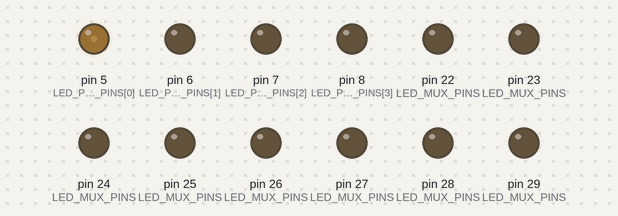
Bench run of a sketch on a simulated Arduino Mega 2560, built with avr-gcc and run on an emulated ATmega2560. On the bench: output pins drawn as LEDs (lit = HIGH).

Above: at 0.05 s.
At 5.95 s:
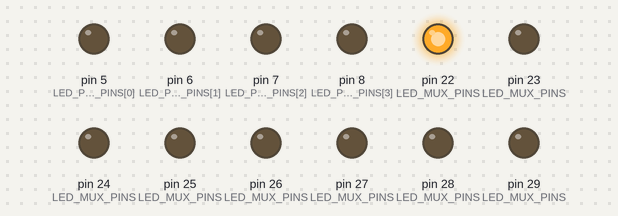
Timing chart, 0 to 7.8 s (numbered marks = the images above):
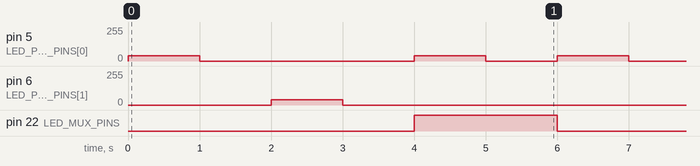

Measured:
- by itself, pin 5 (LED_PWM_PINS[0]): repeats every 6.0 s: 0/255 3.0 s, 40/255 1.0 s, 0/255 1.0 s, 40/255 1.0 s
- by itself, pin 6 (LED_PWM_PINS[1]): alternates 40/255 for 1.0 s and 0/255 for 5.0 s
- by itself, pin 22 (LED_MUX_PINS): alternates HIGH for 2.0 s and LOW for 4.0 s

The sketch:

Exaptation1LightController.ino
```cpp
const int RED_1 = 0;
const int RED_2 = 1;
const int RED_3 = 2;
const int RED_4 = 3;
const int RED_5 = 4;
const int BLUE_1 = 5;
const int BLUE_2 = 6;
const int BLUE_3 = 7;
const int BLUE_4 = 8;
const int BLUE_5 = 9;

int LED_MUX_PINS[4][2] = {
      { 22, 23 },
      { 24, 25 },
      { 26, 27 },
      { 28, 29 }
  };
int LED_PWM_PINS[4] = { 5, 6, 7, 8 };

int _MUX_ADDRS[10][3] = {
    {0, 0, 0},
    {1, 0, 0},
    {0, 1, 0},
    {1, 1, 0},
    {0, 0, 1},
    {2, 0, 0},
    {3, 0, 0},
    {2, 1, 0},
    {3, 1, 0},
    {2, 0, 1}
  };

void setup()
{
  for( int i = 0; i < 4; i++ )
  {
    pinMode( LED_PWM_PINS[i], OUTPUT );

    for( int j = 0; j < 2; j++ )
      pinMode( LED_MUX_PINS[i][j], OUTPUT );
  }
}

void loop()
{
  /*for( int h = 0; h < 10; h++ )
  {
    for( int i = 0; i < 256; i++ )
    {
      writeLightChannel( h, i );
      delay( 1 );
    }
    for( int i = 254; i > 0; i-- )
    {
      writeLightChannel( h, i );
      delay( 1 );
    }
    delay(100);
  }*/

  digitalWrite( 22, 0 );
  digitalWrite( 23, 0 );
  analogWrite( 5, 40 );
  delay( 1000 );
  digitalWrite( 22, 0 );
  digitalWrite( 23, 0 );
  analogWrite( 5, 0 );
  delay( 1000 );

  digitalWrite( 24, 0 );
  digitalWrite( 25, 0 );
  analogWrite( 6, 40 );
  delay( 1000 );
  digitalWrite( 24, 0 );
  digitalWrite( 25, 0 );
  analogWrite( 6, 0 );
  delay( 1000 );

  digitalWrite( 22, 1 );
  digitalWrite( 23, 0 );
  analogWrite( 5, 40 );
  delay( 1000 );
  digitalWrite( 22, 1 );
  digitalWrite( 23, 0 );
  analogWrite( 5, 0 );
  delay( 1000 );

}

void writeLightChannel( int channel, int value )
{
  for( int i = 0; i < 2; i++ )
    digitalWrite( LED_MUX_PINS[_MUX_ADDRS[channel][0]][i], _MUX_ADDRS[channel][i+1] );

  analogWrite( LED_PWM_PINS[_MUX_ADDRS[channel][0]], value );
}
```
